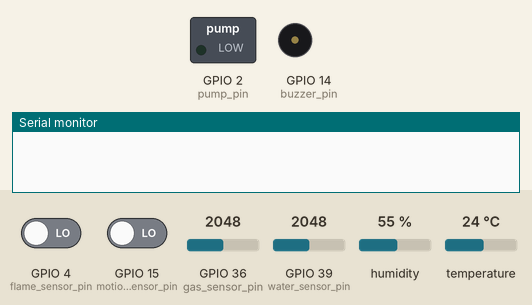
Recording of a sketch running on a simulated ESP32. On the bench: switched loads named in the sketch (green lamp = pin HIGH), buzzer (waves = sounding), the last lines printed to the serial monitor. The test bench sets the inputs (shaded band); at power-on: GPIO 36 (gas_sensor_pin) = 2048, GPIO 4 (flame_sensor_pin) LOW, GPIO 15 (motion_sensor_pin) LOW, GPIO 39 (water_sensor_pin) = 2048, humidity 55 %, temperature 24 °C. WiFi joins after 1.5 s; servers stay silent unless stated.

Above: at 3.0 s.
3.1 s: GPIO 36 (gas_sensor_pin) set to 2619
4.6 s: GPIO 36 (gas_sensor_pin) set to 2716
At 5.4 s:
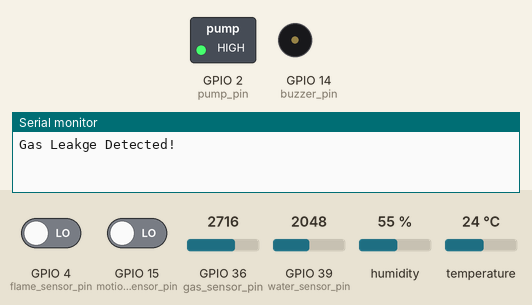
6.4 s: GPIO 36 (gas_sensor_pin) set to 1228
At 7.5 s:
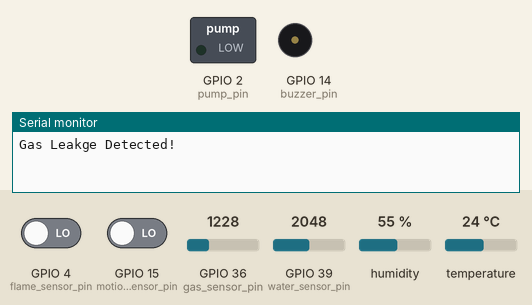
8.2 s: GPIO 4 (flame_sensor_pin) driven HIGH
At 8.7 s:
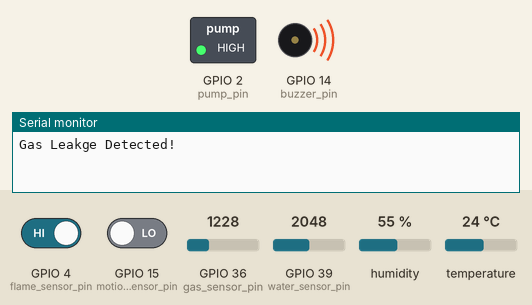
12.7 s: GPIO 4 (flame_sensor_pin) driven LOW and GPIO 15 (motion_sensor_pin) driven HIGH
At 14.7 s:
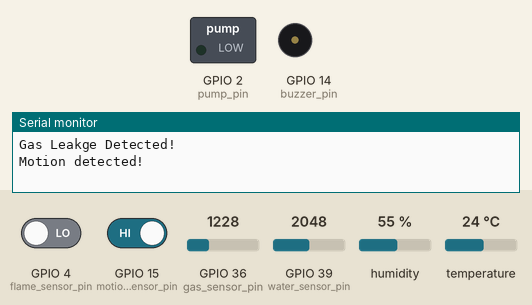
15.1 s: GPIO 39 (water_sensor_pin) set to 342
16.6 s: GPIO 39 (water_sensor_pin) set to 307
Timing chart, 0 to 19.6 s (numbered marks = the images above; inputs shaded):
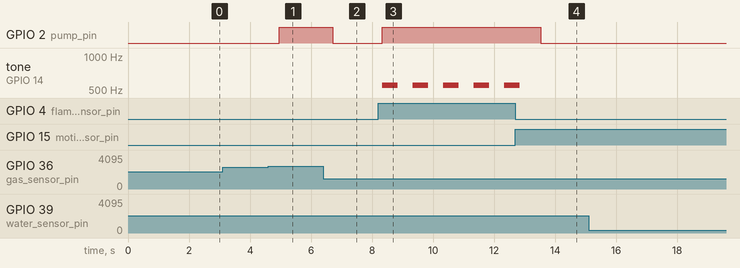

Measured:
- the behaviour switches between 2665 and 2666 on GPIO 36 (gas_sensor_pin) (found by bisection; images 0 and 1)
- after the input at 3.1 s, every drawn part: stays the same
- after the input at 4.6 s, GPIO 2 (pump_pin): LOW → HIGH after 0.36 s
- after the input at 6.4 s, GPIO 2 (pump_pin): HIGH → LOW after 0.31 s
- after the input at 8.2 s, GPIO 2 (pump_pin): LOW → HIGH after 0.13 s; tone on GPIO 14 (buzzer_pin): alternates 550 Hz for 0.50 s and silent for 0.50 s, starting after 0.13 s
- after the input at 12.7 s, GPIO 2 (pump_pin): HIGH → LOW after 0.84 s; tone on GPIO 14 (buzzer_pin): goes on until 12.8 s, then stays silent
- after the input at 15.1 s, every drawn part: stays the same

The sketch:

code.ino
```cpp
// Blynk app token
#define BLYNK_TEMPLATE_ID "TMPL3Plb4B9M_"
#define BLYNK_TEMPLATE_NAME "Smart Home Security"
#define BLYNK_AUTH_TOKEN "WXcpSYw4S-bK9NLiJU-ASg8IR4gCAkgX"
// Comment this out to disable prints and save space
#define BLYNK_PRINT Serial

#include "DHTesp.h"
#include <WiFi.h>
#include <WiFiClient.h>
#include <BlynkSimpleEsp32.h>

char auth[] = BLYNK_AUTH_TOKEN;

// Your WiFi credentials.
char ssid[] = "Wokwi-GUEST";
char pass[] = "";

BlynkTimer timer;
#define DHTPIN 27   // DHT 22  (AM2302), AM2321

const int motion_sensor_pin = 15;
const int flame_sensor_pin = 4;
const int gas_sensor_pin = 36;
const int water_sensor_pin = 39;
const int pump_pin = 2;
const int buzzer_pin = 14;

DHTesp dht;

const int DELAY_UPDATE = 1000;
uint32_t timerUpdate = 0;
int gas_sensor_value = 0;
int gas_output_value = 0;
int water_sensor_value = 0;
int water_output_value = 0;

int pirState = LOW;
int val = 0;

//Change the virtual pins according the rooms
#define gas_sensor_vpin V1
#define water_sensor_vpin V2
#define flame_sensor_vpin V3
#define motion_sensor_vpin V4
#define temperature_sensor_vpin V5
#define pump_vpin V7

// This function is called every time the device is connected to the Blynk.Cloud
BLYNK_CONNECTED() {
  Blynk.syncVirtual(gas_sensor_vpin);
  Blynk.syncVirtual(water_sensor_vpin);
  Blynk.syncVirtual(flame_sensor_vpin);
  Blynk.syncVirtual(motion_sensor_vpin);
  Blynk.syncVirtual(temperature_sensor_vpin);
  Blynk.syncVirtual(pump_vpin);
}

void setup()
{
  // Debug console
  Serial.begin(115200);

  pinMode(motion_sensor_pin, INPUT);
  pinMode(gas_sensor_pin, INPUT);
  pinMode(DHTPIN, INPUT);
  pinMode(flame_sensor_pin, INPUT);
  pinMode(water_sensor_pin, INPUT);

  pinMode(pump_pin, OUTPUT);
  pinMode(buzzer_pin, OUTPUT);

  dht.setup(DHTPIN, DHTesp::DHT22);
  Blynk.begin(auth, ssid, pass);

}

void loop()
{
  // blynk run
  Blynk.run();
  timer.run();

  // Reading gas sensor value
  gas_sensor_value = analogRead(gas_sensor_pin);
  gas_output_value = map(gas_sensor_value, 0, 4095, 0, 255);
  //Serial.print("Gas: ");
  //Serial.println(gas_output_value);
  delay(100);
  if (gas_output_value > 165) {
    Serial.println("Gas Leakge Detected!");
    Blynk.logEvent("warning_message", "Gas Leakage Detected!");
     // send status to Blynk
    Blynk.virtualWrite(gas_sensor_vpin, 1);
     Blynk.virtualWrite(pump_vpin, 1);
     while(gas_output_value > 165){
       digitalWrite(pump_pin, HIGH);
       gas_sensor_value = analogRead(gas_sensor_pin);
        gas_output_value = map(gas_sensor_value, 0, 4095, 0, 255);
     }


  }
  else {
    digitalWrite(pump_pin, LOW);
    Blynk.virtualWrite(pump_vpin, 0);
     // send status to Blynk
    Blynk.virtualWrite(gas_sensor_vpin, 0);
  }

  // Reading water sensor value
  water_sensor_value = analogRead(water_sensor_pin);
  water_output_value = map(water_sensor_value, 0, 4095, 0, 255);
  //Serial.print("Water: ");
  //Serial.println(water_output_value);
  //Blynk.virtualWrite(water_sensor_vpin, water_output_value);
  delay(100);
  if (water_output_value < 20) {
    // send a message warning!
    Serial.println("Water Over!");
    Blynk.logEvent("warning_message", "Water Level LOW!");
     // send status to Blynk
    Blynk.virtualWrite(water_sensor_vpin, 1);
    delay(500);

  }
  else{
     // send status to Blynk
    Blynk.virtualWrite(water_sensor_vpin, 0);
  }
  temperatureSensor();
  motionSensor();
  flameSensor();
}


void temperatureSensor() {
  if (millis() - timerUpdate >= DELAY_UPDATE) {
    timerUpdate = millis();
    TempAndHumidity  data = dht.getTempAndHumidity();
    Blynk.virtualWrite(temperature_sensor_vpin, data.temperature);
    if (data.temperature >= 50) {
      Serial.println("Over Temperature");
      Blynk.logEvent("warning_message", "Over Temperature Detected!");
      delay(100);
      while(data.temperature > 50){
        digitalWrite(pump_pin, HIGH);
         Blynk.virtualWrite(pump_vpin, 1);
        data = dht.getTempAndHumidity();
      }
    }
  }
}

void motionSensor() {
  val = digitalRead(motion_sensor_pin);  // read input value
  if (val == HIGH) {            // check if the input is HIGH
    if (pirState == LOW) {
      Serial.println("Motion detected!");
      Blynk.logEvent("warning_message", "Someone might be inside the home!");
       // send status to Blynk
    Blynk.virtualWrite(motion_sensor_vpin, 1);
      pirState = HIGH;
    }
  }
  else {
    // send message motion end
    if (pirState == HIGH) {
      Serial.println("Motion ended!");
       // send status to Blynk
    Blynk.virtualWrite(motion_sensor_vpin, 0);
      // We only want to print on the output change, not state
      pirState = LOW;
    }
  }
}

void flameSensor() {
  if (digitalRead(flame_sensor_pin) == HIGH) {
    digitalWrite(pump_pin, HIGH);
     Blynk.virtualWrite(pump_vpin, 1);
     // send status to Blynk
    Blynk.virtualWrite(flame_sensor_vpin, 1);
    Blynk.logEvent("warning_message", "Fire Detected!");
    while(digitalRead(flame_sensor_pin) != LOW){
      tone(buzzer_pin, 550);
      delay(500);
      tone(buzzer_pin, 0);
      delay(500);
    }
  }
  else{
     // send status to Blynk
    Blynk.virtualWrite(pump_vpin, 0);
    Blynk.virtualWrite(flame_sensor_vpin, 0);
  }
  delay(100);
}
```
